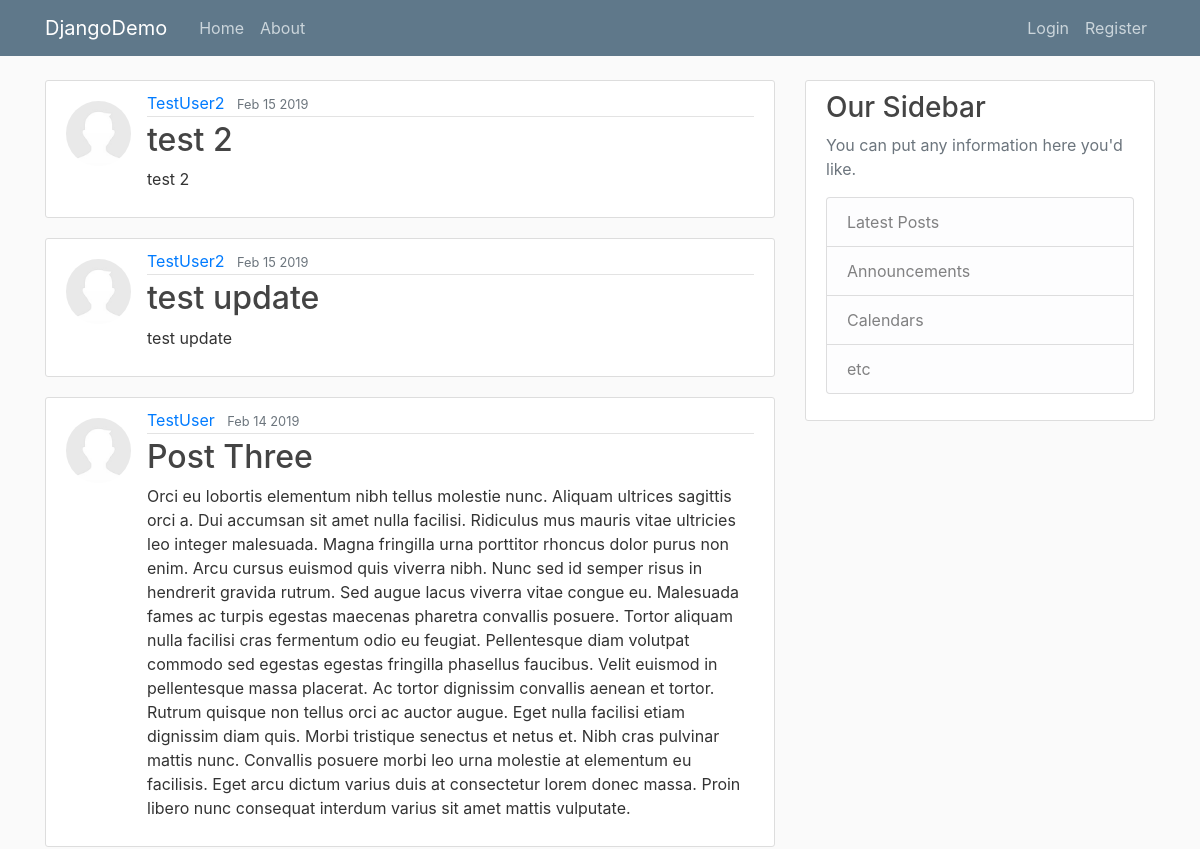
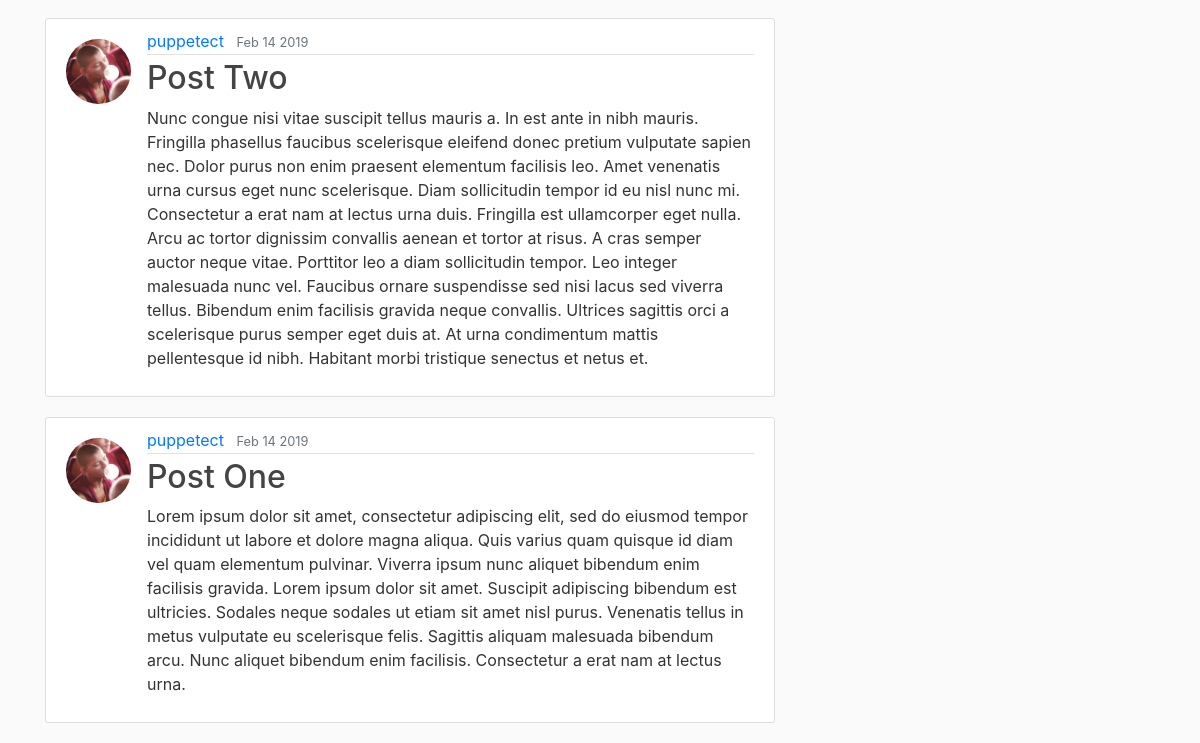
/, run on an earlier commit of the app's database (2 pictures, top to bottom).
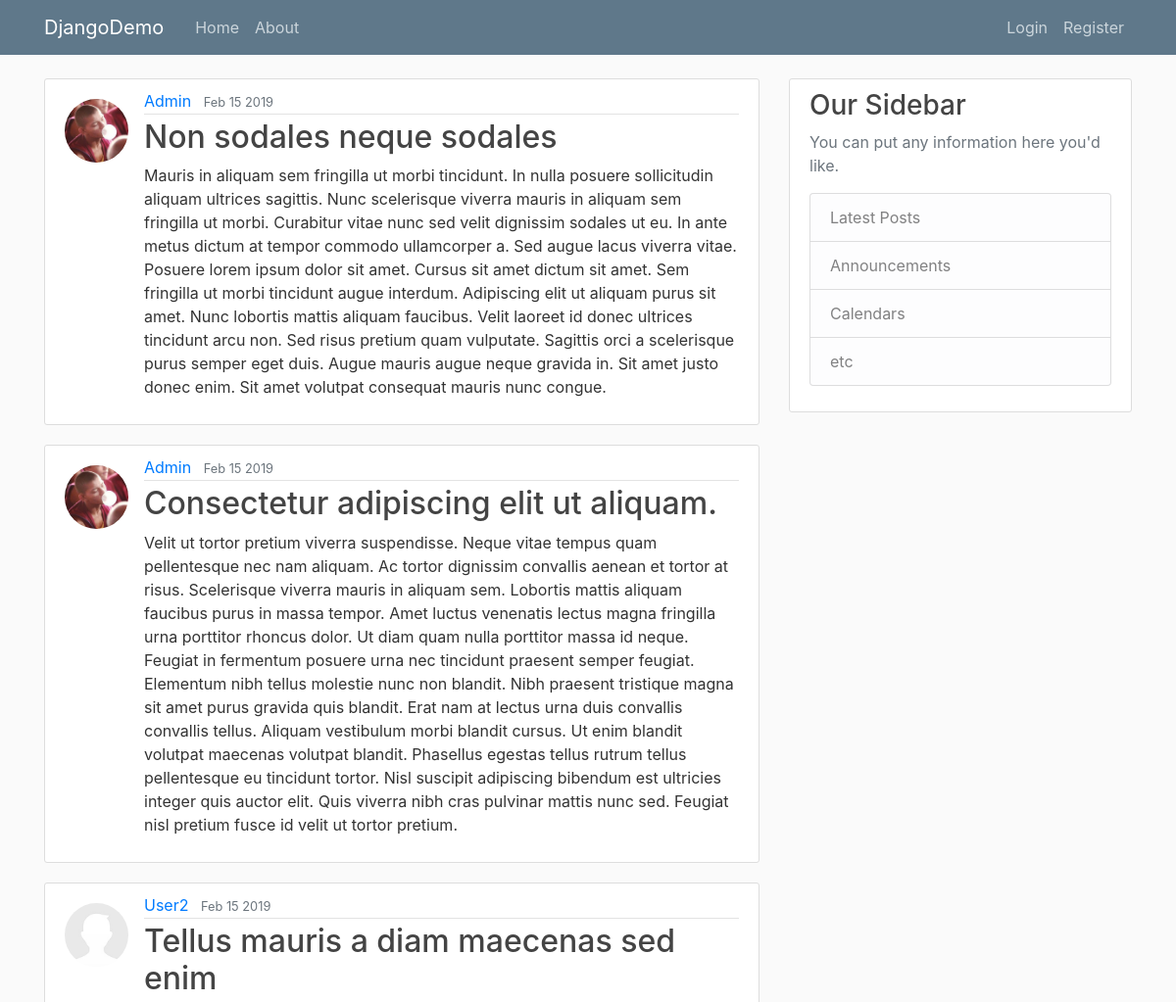
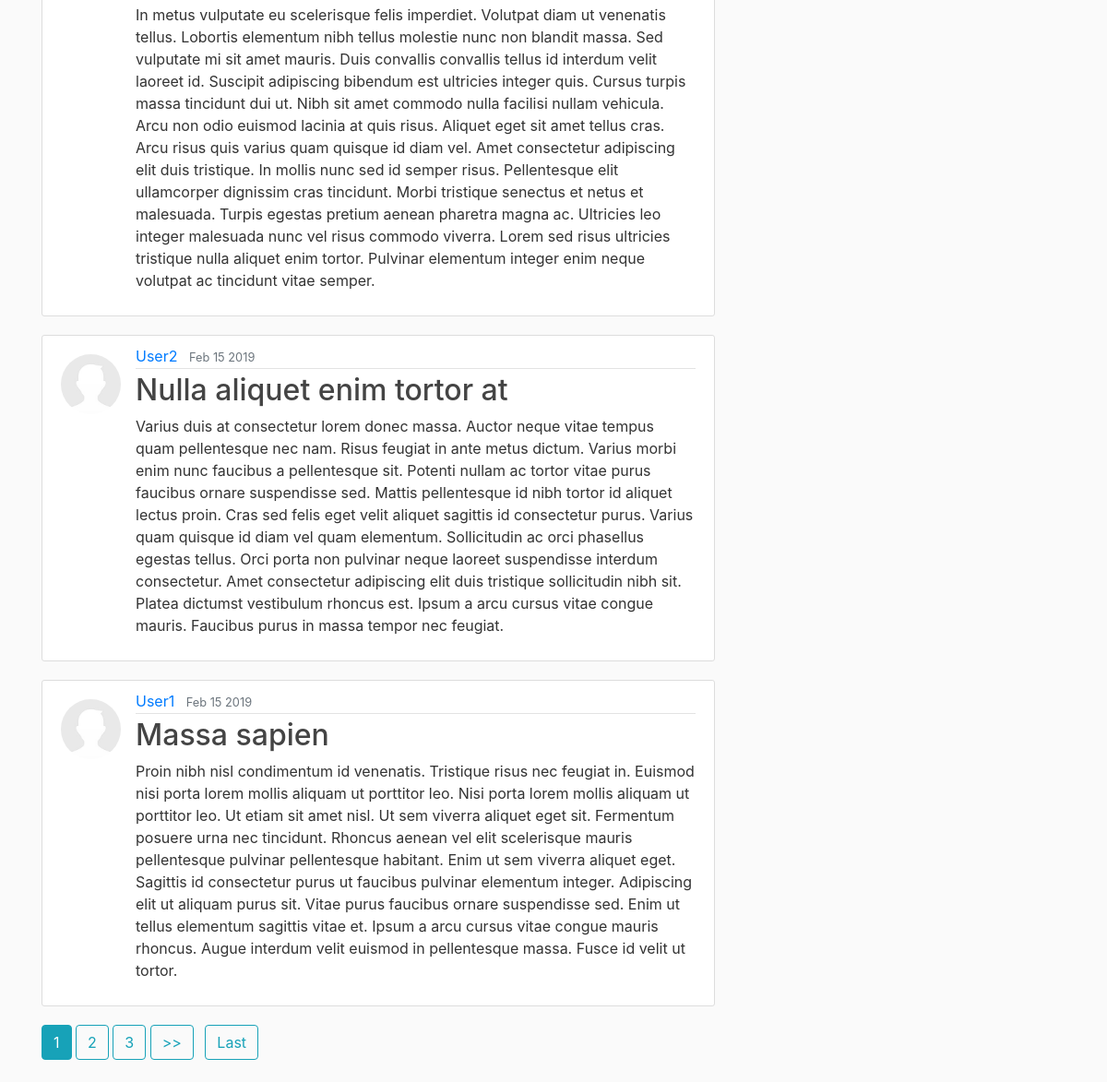
And on a later commit of the database (2 pictures, top to bottom).
### blog/models.py (models this page shows, shortened)
class Post(models.Model):
    title = models.CharField(max_length=100)
    content = models.TextField()
    date_posted = models.DateTimeField(default=timezone.now)
    author = models.ForeignKey(User, on_delete=models.CASCADE)

### users/models.py (models this page shows, shortened)
class Profile(models.Model):
    user = models.OneToOneField(User, on_delete=models.CASCADE)
    image = models.ImageField(default='default.jpg', upload_to='profile_pics')

### blog/views.py (the view)
# urls.py: path('', PostListView.as_view(), name='blog-home'),
class PostListView(ListView):
    model = Post
    ordering = ['-date_posted']
    paginate_by = 5

### blog/templates/blog/post_list.html (shortened to what this page needs)
{% extends "blog/base.html" %}
{% block content %}
    {% for object in object_list %}
        <article class="media content-section">
          <img class="rounded-circle article-img" src="{{ object.author.profile.image.url }}">
          <div class="media-body">
            <div class="article-metadata">
              <a class="mr-2" href="{% url 'user_posts' object.author.username %}">{{ object.author }}</a>
              <small class="text-muted">{{ object.date_posted|date:"M d Y" }}</small>
            </div>
            <h2><a class="article-title" href="{% url 'post_detail' object.id %}">{{ object.title }}</a></h2>
            <p class="article-content">{{ object.content }}</p>
          </div>
        </article>
    {% endfor %}
    {% if is_paginated %}
        {% for num in page_obj.paginator.page_range %}
            {% if num == page_obj.number %}
                <a class="btn btn-info mb-4" href="?page={{ num }}">{{ num }}</a>
            {% elif num > page_obj.number|add:'-3' and num > 1 and num < page_obj.number|add:'3' and num < page_obj.paginator.num_pages %}
                <a class="btn btn-outline-info mb-4" href="?page={{ num }}">{{num}}</a>
            {% endif %}
        {% endfor %}
        {% if page_obj.has_next %}
            <a class="btn btn-outline-info mb-4" href="?page={{ page_obj.next_page_number }}">>></a>
            <a class="btn btn-outline-info mb-4 ml-2" href="?page={{ page_obj.paginator.num_pages }}">Last</a>
        {% endif %}
    {% endif %}
{% endblock content %}

What changed in the data, as far as the page shows it:
removed Post: author.profile.image (placeholder picture), author "TestUser2", date_posted "Feb 15 2019", title "test 2", content "test 2"
removed Post: author.profile.image (placeholder picture), author "TestUser2", date_posted "Feb 15 2019", title "test update", content "test update"
no longer on this page (row edited): Post: author.profile.image (placeholder picture), author "TestUser", date_posted "Feb 14 2019", title "Post Three", content "Orci eu lobortis elementum nibh tellus molestie nunc. Aliquam ultrices sagittis orci a. Dui accumsan sit amet nulla facilisi. Ridiculus mus mauris vitae ultricies leo integer malesuada. Magna fringilla urna porttitor rhoncus dolor purus non enim. Arcu cursus euismod quis viverra nibh. Nunc sed id semper risus in hendrerit gravida rutrum. Sed augue lacus viverra vitae congue eu. Malesuada fames ac turpis egestas maecenas pharetra convallis posuere. Tortor aliquam nulla facilisi cras fermentum odio eu feugiat. Pellentesque diam volutpat commodo sed egestas egestas fringilla phasellus faucibus. Velit euismod in pellentesque massa placerat. Ac tortor dignissim convallis aenean et tortor. Rutrum…"
no longer on this page (row edited): Post: author.profile.image (picture), author "puppetect", date_posted "Feb 14 2019", title "Post Two", content "Nunc congue nisi vitae suscipit tellus mauris a. In est ante in nibh mauris. Fringilla phasellus faucibus scelerisque eleifend donec pretium vulputate sapien nec. Dolor purus non enim praesent elementum facilisis leo. Amet venenatis urna cursus eget nunc scelerisque. Diam sollicitudin tempor id eu nisl nunc mi. Consectetur a erat nam at lectus urna duis. Fringilla est ullamcorper eget nulla. Arcu ac tortor dignissim convallis aenean et tortor at risus. A cras semper auctor neque vitae. Porttitor leo a diam sollicitudin tempor. Leo integer malesuada nunc vel. Faucibus ornare suspendisse sed nisi lacus sed viverra tellus. Bibendum enim facilisis gravida neque convallis. Ultrices sagittis orci…"
no longer on this page (row edited): Post: author.profile.image (picture), author "puppetect", date_posted "Feb 14 2019", title "Post One", content "Lorem ipsum dolor sit amet, consectetur adipiscing elit, sed do eiusmod tempor incididunt ut labore et dolore magna aliqua. Quis varius quam quisque id diam vel quam elementum pulvinar. Viverra ipsum nunc aliquet bibendum enim facilisis gravida. Lorem ipsum dolor sit amet. Suscipit adipiscing bibendum est ultricies. Sodales neque sodales ut etiam sit amet nisl purus. Venenatis tellus in metus vulputate eu scelerisque felis. Sagittis aliquam malesuada bibendum arcu. Nunc aliquet bibendum enim facilisis. Consectetur a erat nam at lectus urna."
added Post: author.profile.image (picture), author "Admin", date_posted "Feb 15 2019", title "Non sodales neque sodales", content "Mauris in aliquam sem fringilla ut morbi tincidunt. In nulla posuere sollicitudin aliquam ultrices sagittis. Nunc scelerisque viverra mauris in aliquam sem fringilla ut morbi. Curabitur vitae nunc sed velit dignissim sodales ut eu. In ante metus dictum at tempor commodo ullamcorper a. Sed augue lacus viverra vitae. Posuere lorem ipsum dolor sit amet. Cursus sit amet dictum sit amet. Sem fringilla ut morbi tincidunt augue interdum. Adipiscing elit ut aliquam purus sit amet. Nunc lobortis mattis aliquam faucibus. Velit laoreet id donec ultrices tincidunt arcu non. Sed risus pretium quam vulputate. Sagittis orci a scelerisque purus semper eget duis. Augue mauris augue neque gravida in. Sit…"
added Post: author.profile.image (picture), author "Admin", date_posted "Feb 15 2019", title "Consectetur adipiscing elit ut aliquam.", content "Velit ut tortor pretium viverra suspendisse. Neque vitae tempus quam pellentesque nec nam aliquam. Ac tortor dignissim convallis aenean et tortor at risus. Scelerisque viverra mauris in aliquam sem. Lobortis mattis aliquam faucibus purus in massa tempor. Amet luctus venenatis lectus magna fringilla urna porttitor rhoncus dolor. Ut diam quam nulla porttitor massa id neque. Feugiat in fermentum posuere urna nec tincidunt praesent semper feugiat. Elementum nibh tellus molestie nunc non blandit. Nibh praesent tristique magna sit amet purus gravida quis blandit. Erat nam at lectus urna duis convallis convallis tellus. Aliquam vestibulum morbi blandit cursus. Ut enim blandit volutpat maecenas…"
added Post: author.profile.image (placeholder picture), author "User2", date_posted "Feb 15 2019", title "Tellus mauris a diam maecenas sed enim", content "In metus vulputate eu scelerisque felis imperdiet. Volutpat diam ut venenatis tellus. Lobortis elementum nibh tellus molestie nunc non blandit massa. Sed vulputate mi sit amet mauris. Duis convallis convallis tellus id interdum velit laoreet id. Suscipit adipiscing bibendum est ultricies integer quis. Cursus turpis massa tincidunt dui ut. Nibh sit amet commodo nulla facilisi nullam vehicula. Arcu non odio euismod lacinia at quis risus. Aliquet eget sit amet tellus cras. Arcu risus quis varius quam quisque id diam vel. Amet consectetur adipiscing elit duis tristique. In mollis nunc sed id semper risus. Pellentesque elit ullamcorper dignissim cras tincidunt. Morbi tristique senectus et netus…"
added Post: author.profile.image (placeholder picture), author "User2", date_posted "Feb 15 2019", title "Nulla aliquet enim tortor at", content "Varius duis at consectetur lorem donec massa. Auctor neque vitae tempus quam pellentesque nec nam. Risus feugiat in ante metus dictum. Varius morbi enim nunc faucibus a pellentesque sit. Potenti nullam ac tortor vitae purus faucibus ornare suspendisse sed. Mattis pellentesque id nibh tortor id aliquet lectus proin. Cras sed felis eget velit aliquet sagittis id consectetur purus. Varius quam quisque id diam vel quam elementum. Sollicitudin ac orci phasellus egestas tellus. Orci porta non pulvinar neque laoreet suspendisse interdum consectetur. Amet consectetur adipiscing elit duis tristique sollicitudin nibh sit. Platea dictumst vestibulum rhoncus est. Ipsum a arcu cursus vitae congue…"
added Post: author.profile.image (placeholder picture), author "User1", date_posted "Feb 15 2019", title "Massa sapien", content "Proin nibh nisl condimentum id venenatis. Tristique risus nec feugiat in. Euismod nisi porta lorem mollis aliquam ut porttitor leo. Nisi porta lorem mollis aliquam ut porttitor leo. Ut etiam sit amet nisl. Ut sem viverra aliquet eget sit. Fermentum posuere urna nec tincidunt. Rhoncus aenean vel elit scelerisque mauris pellentesque pulvinar pellentesque habitant. Enim ut sem viverra aliquet eget. Sagittis id consectetur purus ut faucibus pulvinar elementum integer. Adipiscing elit ut aliquam purus sit. Vitae purus faucibus ornare suspendisse sed. Enim ut tellus elementum sagittis vitae et. Ipsum a arcu cursus vitae congue mauris rhoncus. Augue interdum velit euismod in pellentesque massa.…"
Also different on the page:
new list line: "1"
new list line: "2"
new list line: "3"
text now shown: ">> Last"
